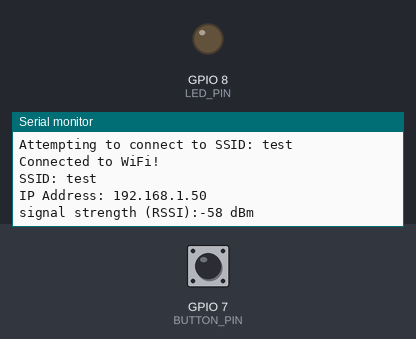
Recording of a sketch running on a simulated ESP32-S3. Shown: output pins drawn as LEDs (lit = HIGH), the last lines printed to the serial monitor. The inputs (shaded band) are chosen by the test bench; at power-on: GPIO 7 (BUTTON_PIN) HIGH. WiFi joins after 1.5 s; servers stay silent unless stated; I2S audio is not simulated (input reads silence); uploads are accepted with an empty reply.

Above: at 3.2 s.
3.3 s: GPIO 7 (BUTTON_PIN) pulled LOW for 0.15 s
At 4.5 s:
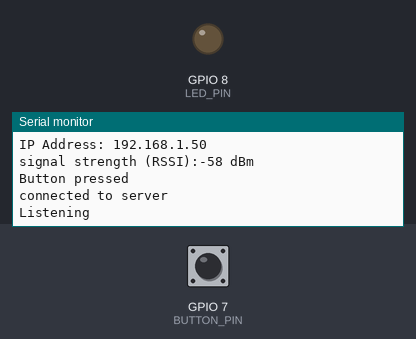
At 8.3 s:
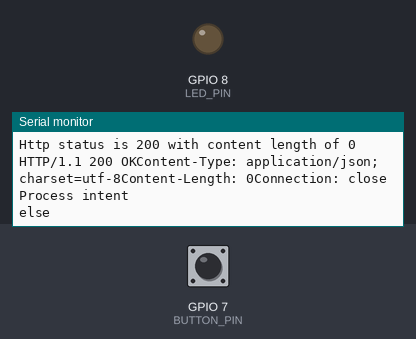

Measured:
- after the input at 3.3 s, the serial monitor: prints a new line at once (image 1)

The sketch:

SmartMirror.ino
```cpp
#include "IntentChunkedUploader.h"
#include <WiFi.h>
#include "WiFiClientSecure.h"
#include "I2SRecord.h"

#define BUTTON_PIN 7
// Define INMP441 I²S pins
#define I2S_SCK_PIN 5   // BCLK
#define I2S_WS_PIN 6    // LRCLK
#define I2S_SD_PIN 4    // DOUT
#define I2S_AMPLIFY 20  // Amplification factor
#define BUFFER_SIZE 1024

// Define button pin
#define BUTTON_PIN 7    // GPIO pin for button
#define DEBOUNCE_MS 50  // Debounce delay in milliseconds

// Recording configuration
#define SAMPLE_RATE 16000    // Sampling rate in Hz
#define RECORD_TIME 3        // Recording duration in seconds
#define LED_PIN 8

String access_token = "Bearer DUYP5MQ3OFFSZWFZXBE2VIIB3XHMJRB6";


const int waveDataSize = SAMPLE_RATE * RECORD_TIME * 2;
char* ssid = "test";
char* pass = "abqnm2002";
// AudioCapture audioCapture;
// IntentChunkedUploader uploader;
WiFiClientSecure client;
//AudioCapture* audioCapture;
IntentChunkedUploader* uploader;
volatile bool buttonPressed = false;
int status = WL_IDLE_STATUS;
I2SRecord i2sRecorder;
int32_t communicationData[BUFFER_SIZE];
char partWavData[BUFFER_SIZE];

void printWifiStatus() {
  /* -------------------------------------------------------------------------- */
  // print the SSID of the network you're attached to:
  Serial.print("SSID: ");
  Serial.println(WiFi.SSID());

  // print your board's IP address:
  IPAddress ip = WiFi.localIP();
  Serial.print("IP Address: ");
  Serial.println(ip);

  // print the received signal strength:
  long rssi = WiFi.RSSI();
  Serial.print("signal strength (RSSI):");
  Serial.print(rssi);
  Serial.println(" dBm");
}


void toggleLight(String cmd){
  Serial.println(cmd);
  if (cmd == "on") {
    digitalWrite(LED_PIN, HIGH);
  }
  if (cmd == "off") {
    digitalWrite(LED_PIN, LOW);
  }
}

void fetchCalendar(){
  Serial.println("calendar fetched");
}


void processIntent(Intent intent) {
  String intent_name = String(intent.intent_name.c_str());
  Serial.println("Process intent");
  Serial.println(intent_name);
  if(intent_name == "turn_on_off" && intent.trait_confidence > 0.95){
    toggleLight(String(intent.trait_value.c_str()));
  }
  else if (intent_name == "calendar_fetch" && intent.intent_confidence > 0.95){
    fetchCalendar();
  }
  else{
    Serial.println("else");
  }
}

void executeCommandISR() {
  static unsigned long last_interrupt_time = 0;
  unsigned long interrupt_time = millis();

  if (interrupt_time - last_interrupt_time > 200){
  buttonPressed = true;
  }
  last_interrupt_time = interrupt_time;

}

void executeCommand() {
  if (!buttonPressed) return;

  buttonPressed = false;
  Serial.println("Button pressed");
  uploader = new IntentChunkedUploader(access_token);

  if (!uploader->connected()) {
    Serial.println("uploader not connected");
    return;
  }

  Serial.println("Listening");
  digitalWrite(LED_BUILTIN, HIGH);
  const int waveDataSize = SAMPLE_RATE * RECORD_TIME * 2;

  for (int j = 0; j < waveDataSize / BUFFER_SIZE; j++) {
    auto sz = i2sRecorder.Read((char*)communicationData, BUFFER_SIZE * 4);
    char* p = (char*)(communicationData);

    for (int i = 0; i < sz / 4; i++) {
      communicationData[i] *= I2S_AMPLIFY; // Amplify sound
      if (i % 2 == 0) { // Process right channel
        partWavData[i] = p[4 * i + 2];
        partWavData[i + 1] = p[4 * i + 3];
      }
    }
    uploader->startChunk(BUFFER_SIZE * sizeof(char));
    uploader->sendChunkData((const uint8_t*)partWavData, BUFFER_SIZE * sizeof(char));
    uploader->finishChunk();
  }
  digitalWrite(LED_BUILTIN, LOW);


  // int32_t* buffer = audioCapture->captureAudio(BUFFER_SIZE, RECORD_TIME, I2S_AMPLIFY);
  // Serial.println("Audio recorded");


  // Serial.println("start chunk");
  // uploader->startChunk(BUFFER_SIZE * sizeof(int32_t));
  // Serial.println("send chunk");
  // uploader->sendChunkData((const uint8_t *)buffer, BUFFER_SIZE * sizeof(int32_t));
  // Serial.println("finish chunk");
  // uploader->finishChunk();
  Serial.println("get result");
  // unsigned long start_time = millis();

  // while(millis() - start_time < 3000) {}
  Intent intent = uploader->getResults();
  processIntent(intent);

  delete (uploader);
  // Serial.println("Results");
  // Serial.println(intent.text.c_str());
  // Serial.println(intent.intent_name.c_str());
  // Serial.println(String(intent.intent_confidence));
  // Serial.println(intent.device_name.c_str());
  // Serial.println(String(intent.device_confidence));
  // Serial.println(intent.trait_value.c_str());
  // Serial.println(String(intent.trait_confidence));
}

void setup() {
  Serial.begin(115200);
  while (!Serial) {
  }

  WiFi.mode(WIFI_STA);
  while (WiFi.status() != WL_CONNECTED) {
    Serial.print("Attempting to connect to SSID: ");
    Serial.println(ssid);
    // Connect to WPA/WPA2 network.
    status = WiFi.begin(ssid, pass);
    //status = WiFi.begin(ssid, pass);

    // wait 10 seconds for connection:
    delay(1000);
  }
  Serial.println("Connected to WiFi!");
  printWifiStatus();

  if (!i2sRecorder.InitInput(I2S_BITS_PER_SAMPLE_32BIT, I2S_SCK_PIN, I2S_WS_PIN, I2S_SD_PIN, SAMPLE_RATE)) {
    Serial.println("Initialization failed");
    return;
  }


  pinMode(BUTTON_PIN, INPUT_PULLUP);
  pinMode(LED_PIN, OUTPUT);
  attachInterrupt(digitalPinToInterrupt(BUTTON_PIN), executeCommandISR, FALLING);
  //audioCapture = new AudioCapture(I2S_SCK_PIN, I2S_WS_PIN, I2S_SD_PIN, SAMPLE_RATE);
}

void loop() {
  executeCommand();
}
```

I2SRecord.cpp
```cpp
#include "I2SRecord.h"

bool I2SRecord::InitInput(i2s_bits_per_sample_t BPS,
                      int bckPin,
                      int wsPin,
                      int dataInPin,
                      int sampleRate)
{
  i2s_config_t i2s_config = {
    .mode = (i2s_mode_t)(I2S_MODE_MASTER | I2S_MODE_RX),
    .sample_rate = sampleRate,
    .bits_per_sample = BPS,
    .channel_format = I2S_CHANNEL_FMT_RIGHT_LEFT,
    .communication_format = (i2s_comm_format_t)(I2S_COMM_FORMAT_I2S | I2S_COMM_FORMAT_I2S_MSB),
    .intr_alloc_flags = 0,
    .dma_buf_count = 16,
    .dma_buf_len = 60,
    .use_apll = false
  };

  i2s_pin_config_t pin_config;
  memset(&pin_config,0,sizeof(i2s_pin_config_t));
  pin_config.bck_io_num = bckPin;
  pin_config.ws_io_num = wsPin;
  pin_config.data_out_num = I2S_PIN_NO_CHANGE;
  pin_config.data_in_num = dataInPin;

  if(ESP_OK!=i2s_driver_install(I2S_NUM_0, &i2s_config, 0, NULL))
  {
    Serial.println("install i2s driver failed");
    return false;
  }
  if(ESP_OK!=i2s_set_pin(I2S_NUM_0, &pin_config))
  {
    Serial.println("i2s set pin failed");
    return false;
  }
  return true;
}

size_t I2SRecord::Read(char* data, int numData)
{
  size_t recvSize;
  i2s_read(I2S_NUM_0, (void*)data, numData, &recvSize, portMAX_DELAY);
  return recvSize;
}

size_t I2SRecord::Write(char* data, int numData)
{
  size_t sendSize;
  i2s_write(I2S_NUM_0, (void*)data, numData, &sendSize, portMAX_DELAY);
  return sendSize;
}

void I2SRecord::End()
{
  i2s_driver_uninstall(I2S_NUM_0);
}
```

I2SRecord.h
```cpp
#pragma once
#include <Arduino.h>
#include "freertos/FreeRTOS.h"
#include "freertos/task.h"
#include "driver/i2s.h"

// THIS I2S RECORD FILE UPDATED BASED ON SOURCES COMING FROM A TUTORIAL VIDEO: https://www.bilibili.com/video/BV1xA411Q76y/?vd_source=b0d154d074af70a07354b1bd14eb46ab&spm_id_from=333.788.videopod.sections

class I2SRecord
{
public:
  bool InitInput(i2s_bits_per_sample_t BPS,
                 int bckPin,
                 int wsPin,
                 int dataInPin,
                 int sampleRate);

  size_t Read(char* data, int numData);

  size_t Write(char* data, int numData);

  void End();
};
```

IntentChunkedUploader.cpp
```cpp
#include "IntentChunkedUploader.h"
#include "WiFiClientSecure.h"
#include <ArduinoJson.h>

IntentChunkedUploader::IntentChunkedUploader(String accessKey) {
  client = new WiFiClientSecure();
  client->setInsecure();
  char server[] = "api.wit.ai";
  int res = client->connect(server, 443);
  if (res) {
    Serial.println("connected to server");
    // Make a HTTP request:
    client->println("POST /speech?v=20241209 HTTP/1.1");
    client->println("Authorization: " + accessKey);
    client->println("Host: api.wit.ai");
    client->println("content-type: audio/raw; encoding=signed-integer; bits=16; rate=16000; endian=little");
    client->println("transfer-encoding: chunked");
    //client->println("Connection: close");
    client->println();
  } else {
    Serial.println("Connection failed");
    Serial.println(res);
  }
}

bool IntentChunkedUploader::connected() {
  return client->connected();
}

void IntentChunkedUploader::startChunk(int size_in_bytes) {
  client->print(String(size_in_bytes, HEX));
  client->print("\r\n");
}

void IntentChunkedUploader::sendChunkData(const uint8_t *data, int size_in_bytes) {
  client->write(data, size_in_bytes);
}

void IntentChunkedUploader::finishChunk() {
  client->print("\r\n");
}

Intent IntentChunkedUploader::getResults() {
  // finish the chunked request by sending a zero length chunk
  client->print("0\r\n");
  client->print("\r\n");

  // get the headers and the content length
  int status = -1;
  int content_length = 0;
  String httpResponse = "";
  String responseBody = "";

  while (client->connected()) {
    char buffer[255];
    int read = client->readBytesUntil('\n', buffer, 255);
    if (read > 0) {
      buffer[read] = '\0';
      httpResponse += String(buffer);
      // blank line indicates the end of the headers
      if (buffer[0] == '\r') {
        break;
      }
      if (strncmp("HTTP", buffer, 4) == 0) {
        sscanf(buffer, "HTTP/1.1 %d", &status);
      } else if (strncmp("Content-Length:", buffer, 15) == 0) {
        sscanf(buffer, "Content-Length: %d", &content_length);
      }
    }
  }

  // if (content_length > 0) {
  //     char responseBuffer[content_length + 1];  // Buffer to hold the response body
  //     int bytesRead = client->readBytes(responseBuffer, content_length);
  //     responseBuffer[bytesRead] = '\0';  // Null-terminate the response

  //     responseBody = String(responseBuffer);
  //     Serial.println(responseBody);  // Store response body in String
  // }
  Serial.println("Http status is " + String(status) + " with content length of " + String(content_length));
  Serial.println(httpResponse);

  // String response = client->readString();
  // Serial.println(response);
  if (status == 200) {
    // JSON filter for extracting relevant fields
    StaticJsonDocument<500> filter;
    filter["entities"]["device:device"][0]["value"] = true;
    filter["entities"]["device:device"][0]["confidence"] = true;
    filter["text"] = true;
    filter["intents"][0]["name"] = true;
    filter["intents"][0]["confidence"] = true;
    filter["traits"]["wit$on_off"][0]["value"] = true;
    filter["traits"]["wit$on_off"][0]["confidence"] = true;
    filter["type"] = true;

    StaticJsonDocument<500> doc;

    Intent intent = Intent{};

    String inputText = client->readString();
    Serial.println(inputText);

    String jsonObject = "";
    int openingBrackets = 0;
    for (int i = 0; i < inputText.length(); i++) {
      char c = inputText[i];
      if (c == '{') {
        openingBrackets += 1;
        jsonObject += c;
      } else if (c == '}') {
        openingBrackets -= 1;
        jsonObject += c;
        if (openingBrackets == 0) {
          StaticJsonDocument<500> doc;
          DeserializationError error = deserializeJson(doc, jsonObject, DeserializationOption::Filter(filter));
          if (error) {
            Serial.print("JSON parsing error: ");
            Serial.println(error.c_str());
          }

          const char *type = doc["type"];
          //Serial.println(type);
          if (type && (strcmp(type, "PARTIAL_TRANSLATION") == 0 || strcmp(type, "FULL_TRANSLATION") == 0)){
            jsonObject = "";
            continue;
          }

          // Extract relevant fields
          const char *text = doc["text"];
          const char *intent_name = doc["intents"][0]["name"];
          float intent_confidence = doc["intents"][0]["confidence"];
          const char *device_name = doc["entities"]["device:device"][0]["value"];
          float device_confidence = doc["entities"]["device:device"][0]["confidence"];
          const char *trait_value = doc["traits"]["wit$on_off"][0]["value"];
          float trait_confidence = doc["traits"]["wit$on_off"][0]["confidence"];

          // Print the extracted information
          // Serial.print("Text: ");
          // Serial.println(text ? text : "N/A");
          // Serial.print("Intent Name: ");
          // Serial.println(intent_name ? intent_name : "N/A");
          // Serial.print("Intent Confidence: ");
          // Serial.println(intent_confidence);
          // Serial.print("Device Name: ");
          // Serial.println(device_name ? device_name : "N/A");
          // Serial.print("Device Confidence: ");
          // Serial.println(device_confidence);
          // Serial.print("Trait Value: ");
          // Serial.println(trait_value ? trait_value : "N/A");
          // Serial.print("Trait Confidence: ");
          // Serial.println(trait_confidence);
          intent = Intent{
            .text = (text ? text : ""),
            .intent_name = (intent_name ? intent_name : ""),
            .intent_confidence = intent_confidence,
            .device_name = (device_name ? device_name : ""),
            .device_confidence = device_confidence,
            .trait_value = (trait_value ? trait_value : ""),
            .trait_confidence = trait_confidence
          };  // Exit loop once the d
          jsonObject = "";
        }
      } else if (openingBrackets > 0) {
        jsonObject += c;
      }
    }
    return intent;
  }


  // int startIndex = 0;
  // while (startIndex != -1) {
  //     // Locate the start of a JSON object
  //     int jsonStart = inputText.indexOf('{', startIndex);
  //     Serial.println("start");
  //     Serial.println(jsonStart);
  //     if (jsonStart == -1) break;

  //     // Locate the end of the JSON object
  //     int jsonEnd = inputText.indexOf('}', jsonStart);
  //     Serial.println("end");
  //     Serial.println(jsonEnd);
  //     while (jsonEnd != -1) {
  //         // Check for matching brackets
  //         int nestedStart = inputText.substring(jsonStart + 1, jsonEnd).indexOf('{');
  //         if (nestedStart == -1) break; // No nested JSON, valid end found
  //         jsonEnd = inputText.indexOf('}', jsonEnd + 1);
  //     }
  //     Serial.println("After loop");
  //     Serial.println(jsonEnd);

  //     if (jsonEnd == -1) break; // No valid closing bracket found

  //     // Extract the JSON object
  //     String jsonObject = inputText.substring(jsonStart, jsonEnd + 1);
  //     Serial.println("Extracted JSON:");
  //     Serial.println(jsonObject);

  //     // Process the JSON object here
  //     StaticJsonDocument<500> doc;
  //     DeserializationError error = deserializeJson(doc, jsonObject);
  //     if (!error) {
  //         // Example: Print the "type" field
  //         const char *type = doc["type"];
  //         Serial.print("Type: ");
  //         Serial.println(type);
  //     } else {
  //         Serial.print("JSON parsing error: ");
  //         Serial.println(error.c_str());
  //     }

  //     // Move to the next segment
  //     startIndex = jsonEnd + 1;
  // }


  // while (client->connected()) {
  //   client->readStringUntil('{');
  //   String chunk = client->readStringUntil('}');
  //   Serial.println(chunk);
  //   DeserializationError error = deserializeJson(doc, chunk.c_str(), DeserializationOption::Filter(filter));
  //   if (error) {
  //     Serial.print("JSON parsing error: ");
  //     Serial.println(error.c_str());
  //     continue;
  //   }
  //   const char *type = doc["type"];
  //   if (type && strcmp(type, "FINAL_UNDERSTANDING") == 0) {
  //     finalUnderstandingFound = true;

  //     // Extract relevant fields
  //     const char *text = doc["text"];
  //     const char *intent_name = doc["intents"][0]["name"];
  //     float intent_confidence = doc["intents"][0]["confidence"];
  //     const char *device_name = doc["entities"]["device:device"][0]["value"];
  //     float device_confidence = doc["entities"]["device:device"][0]["confidence"];
  //     const char *trait_value = doc["traits"]["wit$on_off"][0]["value"];
  //     float trait_confidence = doc["traits"]["wit$on_off"][0]["confidence"];

  //     // Print the extracted information
  //     Serial.println("FINAL_UNDERSTANDING Found:");
  //     Serial.print("Text: ");
  //     Serial.println(text ? text : "N/A");
  //     Serial.print("Intent Name: ");
  //     Serial.println(intent_name ? intent_name : "N/A");
  //     Serial.print("Intent Confidence: ");
  //     Serial.println(intent_confidence);
  //     Serial.print("Device Name: ");
  //     Serial.println(device_name ? device_name : "N/A");
  //     Serial.print("Device Confidence: ");
  //     Serial.println(device_confidence);
  //     Serial.print("Trait Value: ");
  //     Serial.println(trait_value ? trait_value : "N/A");
  //     Serial.print("Trait Confidence: ");
  //     Serial.println(trait_confidence);
  //     return Intent{
  //       .text = (text ? text : ""),
  //       .intent_name = (intent_name ? intent_name : ""),
  //       .intent_confidence = intent_confidence,
  //       .device_name = (device_name ? device_name : ""),
  //       .device_confidence = device_confidence,
  //       .trait_value = (trait_value ? trait_value : ""),
  //       .trait_confidence = trait_confidence
  //     };  // Exit loop once the de
  //   }
  // }
  Serial.println("no json");
  return Intent{};
}


IntentChunkedUploader::~IntentChunkedUploader() {
  delete client;
}
```

IntentChunkedUploader.h
```cpp
#include <string>

#include "WiFiClientSecure.h"

typedef struct
{
    std::string text;
    std::string intent_name;
    float intent_confidence;
    std::string device_name;
    float device_confidence;
    std::string trait_value;
    float trait_confidence;
} Intent;


class IntentChunkedUploader{
  private:
    WiFiClientSecure *client;
  public:
    IntentChunkedUploader(String accessKey);
    bool connected();
    void startChunk(int size_in_bytes);
    void sendChunkData(const uint8_t *data, int size_in_bytes);
    void finishChunk();
    Intent getResults();
    ~IntentChunkedUploader();
};
```

main.cpp
```cpp

```

Source omitted: NeuralNetwork.ino (3164 bytes), WiFiWebClient.ino (7199 bytes)
